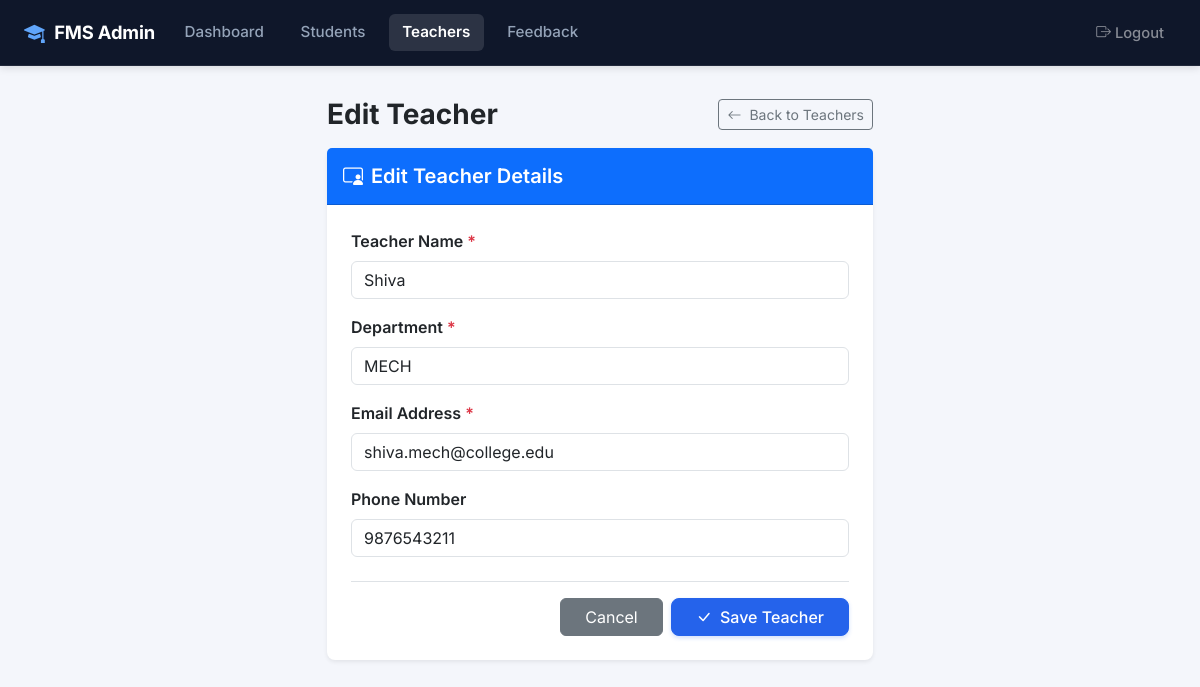
Page /teachers/edit/1/ (signed in) on the committed database.
### fms_app/models.py (models this page shows, shortened)
class Teacher(models.Model):
    name = models.CharField(max_length=150)
    department = models.CharField(max_length=100)
    email = models.EmailField()
    phone = models.CharField(max_length=20, blank=True, null=True)
    created_at = models.DateTimeField(auto_now_add=True)
    class Meta:
        ordering = ['name']

### fms_app/views.py (the view)
# urls.py: path('teachers/edit/<int:pk>/', views.teacher_edit_view, name='teacher_edit'),
@admin_required
def teacher_edit_view(request, pk):
    teacher = get_object_or_404(Teacher, pk=pk)
    if request.method == 'POST':
        form = TeacherForm(request.POST, instance=teacher)
        if form.is_valid():
            form.save()
            messages.success(request, f"Teacher '{teacher.name}' updated successfully.")
            return redirect('admin_teachers')
    else:
        form = TeacherForm(instance=teacher)
    return render(request, 'admin/teacher_form.html', {'form': form, 'title': 'Edit Teacher', 'teacher': teacher})

### fms_app/forms.py (shortened to what this page needs)
class TeacherForm(forms.ModelForm):
    class Meta:
        model = Teacher
        fields = ['name', 'department', 'email', 'phone']
        widgets = {
            'name': forms.TextInput(attrs={'class': 'form-control', 'placeholder': 'e.g. Shiva or Mr. Kumar'}),
            'department': forms.TextInput(attrs={'class': 'form-control', 'placeholder': 'e.g. MECH or CSE'}),
            'email': forms.EmailInput(attrs={'class': 'form-control', 'placeholder': 'e.g. teacher@example.com'}),
            'phone': forms.TextInput(attrs={'class': 'form-control', 'placeholder': 'e.g. 9876543210'}),
        }

### templates/admin/teacher_form.html (shortened to what this page needs)
{% extends 'base.html' %}
{% block navbar %}
    {% include 'navbar_admin.html' %}
{% endblock %}
{% block content %}
<div class="py-2">
    <div class="row justify-content-center">
        <div class="col-lg-6">
            <div class="d-flex justify-content-between align-items-center mb-3">
                <h3 class="fw-bold text-dark mb-0">{{ title }}</h3>
                <a href="{% url 'admin_teachers' %}" class="btn btn-outline-secondary btn-sm">
                    <i class="bi bi-arrow-left me-1"></i> Back to Teachers
                </a>
            </div>
            <div class="card border-0 shadow-sm rounded-3">
                <div class="card-header bg-primary text-white py-3">
                    <h5 class="card-title mb-0 fw-semibold">
                        <i class="bi bi-person-video3 me-2"></i>{{ title }} Details
                    </h5>
                </div>
                <div class="card-body p-4">
                    <form method="POST" novalidate>
                        <div class="mb-3">
                            <label for="{{ form.name.id_for_label }}" class="form-label fw-semibold">Teacher Name <span class="text-danger">*</span></label>
                            {{ form.name }}
                        </div>
                        <div class="mb-3">
                            <label for="{{ form.department.id_for_label }}" class="form-label fw-semibold">Department <span class="text-danger">*</span></label>
                            {{ form.department }}
                        </div>
                        <div class="mb-3">
                            <label for="{{ form.email.id_for_label }}" class="form-label fw-semibold">Email Address <span class="text-danger">*</span></label>
                            {{ form.email }}
                        </div>
                        <div class="mb-4">
                            <label for="{{ form.phone.id_for_label }}" class="form-label fw-semibold">Phone Number</label>
                            {{ form.phone }}
                        </div>
                        <div class="d-flex justify-content-end gap-2 pt-3 border-top">
                            <a href="{% url 'admin_teachers' %}" class="btn btn-secondary px-4">Cancel</a>
                            <button type="submit" class="btn btn-primary px-4">
                                <i class="bi bi-check-lg me-1"></i> Save Teacher
                            </button>
                        </div>
                    </form>
                </div>
            </div>
        </div>
    </div>
</div>
{% endblock %}

### static/css/custom.css (style rules this page uses)
:root { --fms-bg: #f4f6fb; --fms-card-bg: #ffffff; --fms-text-main: #1e293b; --fms-text-muted: #64748b; --fms-border: #e2e8f0; --fms-border-light: #f1f5f9; --fms-nav-bg: #0f172a; --fms-table-head: #1e293b; --fms-blue-grad: linear-gradient(135deg, #1e40af 0%, #3b82f6 100%); --fms-green-grad: linear-gradient(135deg, #065f46 0%, #10b981 100%); --fms-yellow-grad: linear-gradient(135deg, #d97706 0%, #f59e0b 100%); --fms-primary: #2563eb; --fms-primary-hover: #1d4ed8; --fms-shadow-sm: 0 1px 3px rgba(0, 0, 0, 0.05), 0 1px 2px rgba(0, 0, 0, 0.03); --fms-shadow-md: 0 4px 6px -1px rgba(0, 0, 0, 0.05), 0 2px 4px -2px rgba(0, 0, 0, 0.03); --fms-shadow-lg: 0 10px 15px -3px rgba(0, 0, 0, 0.06), 0 4px 6px -4px rgba(0, 0, 0, 0.04); }
body { background-color: var(--fms-bg); font-family: 'Inter', -apple-system, BlinkMacSystemFont, "Segoe UI", Roboto, sans-serif; color: var(--fms-text-main); min-height: 100vh; -webkit-font-smoothing: antialiased; }
.card { border-radius: 12px; border: 1px solid var(--fms-border); box-shadow: var(--fms-shadow-sm); background-color: var(--fms-card-bg); }
.btn-primary { background-color: var(--fms-primary); border-color: var(--fms-primary); box-shadow: 0 2px 4px rgba(37, 99, 235, 0.2); font-weight: 500; border-radius: 8px; transition: all 0.15s ease-in-out; }

### rows in the picture
Teacher: name "Shiva", department "MECH", email "shiva.mech@college.edu", phone "9876543211"

### other values in the picture
{{ title }} "Edit Teacher"
